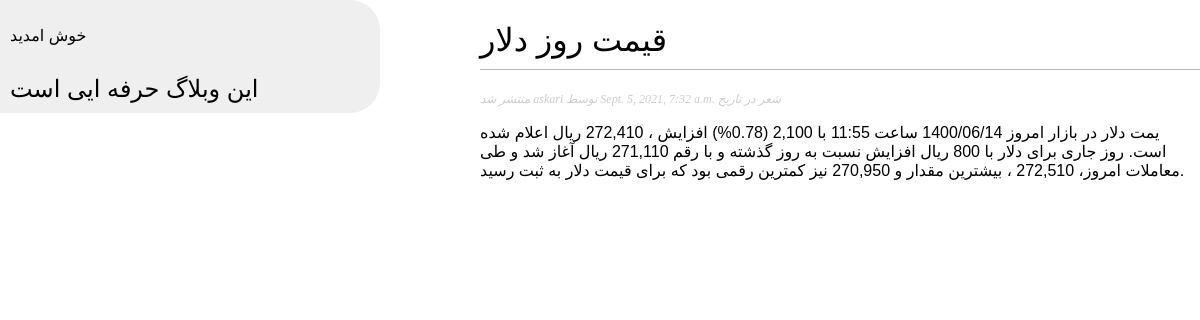
Page /blog/2021/9/5/qimat-rouz-dollar/ on the committed database.
### weblog/models.py (models this page shows, shortened)
class Topic(models.Model):
    STATUS_LIST = (('draft', 'ذخیره نشده'), ('published', 'منتشر شده'),)
    title = models.CharField(max_length=250)
    slug = models.CharField(max_length=250, unique_for_date='publish')
    body = models.TextField()
    author = models.ForeignKey(User, on_delete=models.CASCADE, related_name='blog_posts')
    create = models.DateTimeField(auto_now_add=True)
    edit = models.DateTimeField(auto_now=True)
    publish = models.DateTimeField(default=timezone.now)
    status = models.CharField(max_length=10, choices=STATUS_LIST, default='draft')
    objects = models.Manager()
    published = TopicManager()
    class Meta:
        ordering = ('-publish',)

### weblog/views.py (the view)
# urls.py: path('<int:year>/<int:month>/<int:day>/<slug:slug>/', views.post_detail, name='post_detail'),
def post_detail(request, year, month, day, slug):
    post = get_object_or_404(Topic, publish__year=year, publish__month=month, publish__day=day,
                             slug=slug, status='published')
    return render(request, 'weblog/post/post_detail.html', {'post': post})

### weblog/templates/weblog/post/post_detail.html (shortened to what this page needs)
{% extends 'weblog/base.html' %}
{% block content %}
    <h1>{{ post.title }}</h1>
    <p class="date"> منتشر شد {{ post.author }} توسط {{ post.publish }} شعر در تاریخ </p>
    {{ post.body|linebreaks }}
{% endblock %}

### weblog/static/css/style.css (style rules this page uses)
body { margin:0; padding:0; font-family:helvetica, sans-serif; }
h1 { font-weight:normal; border-bottom:1px solid #bbb; padding:0 0 10px 0; }
p.date { color:#ccc; font-family: georgia, serif; font-size: 12px; font-style: italic; }

### rows in the picture
Topic: title "قیمت روز دلار", author "askari", publish "Sept. 5, 2021, 7:32 a.m.", body "یمت دلار در بازار امروز 1400/06/14 ساعت 11:55 با 2,100 (0.78%) افزایش ، 272,410 ریال اعلام شده است. روز جاری برای دلار با 800 ریال افزایش نسبت به روز گذشته و با رقم 271,110 ریال آغاز شد و طی معاملات امروز، 272,510 ، بیشترین مقدار و 270,950 نیز کمترین رقمی بود که برای قیمت دلار به ثبت رسید."
